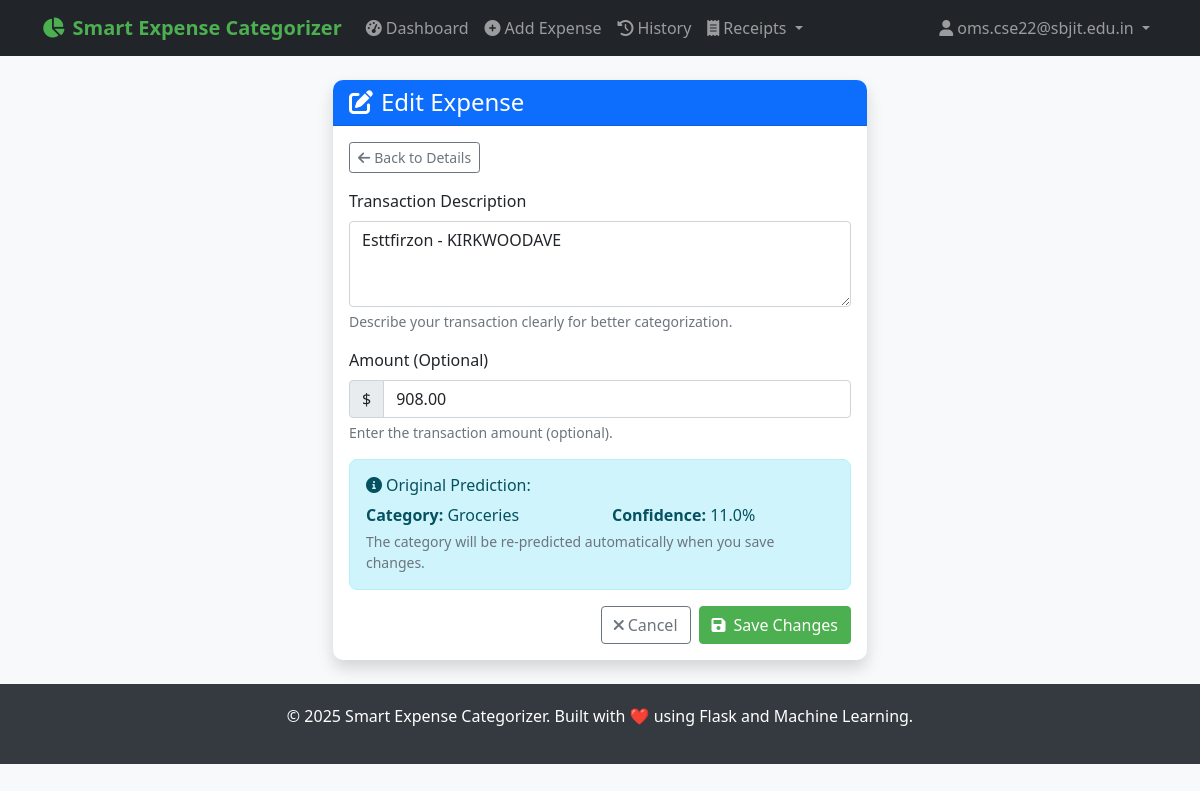
Before: /expense/0bc776e0-8fbe-4e10-9507-4b7341cbc1c1/edit (signed in) with the older database file.
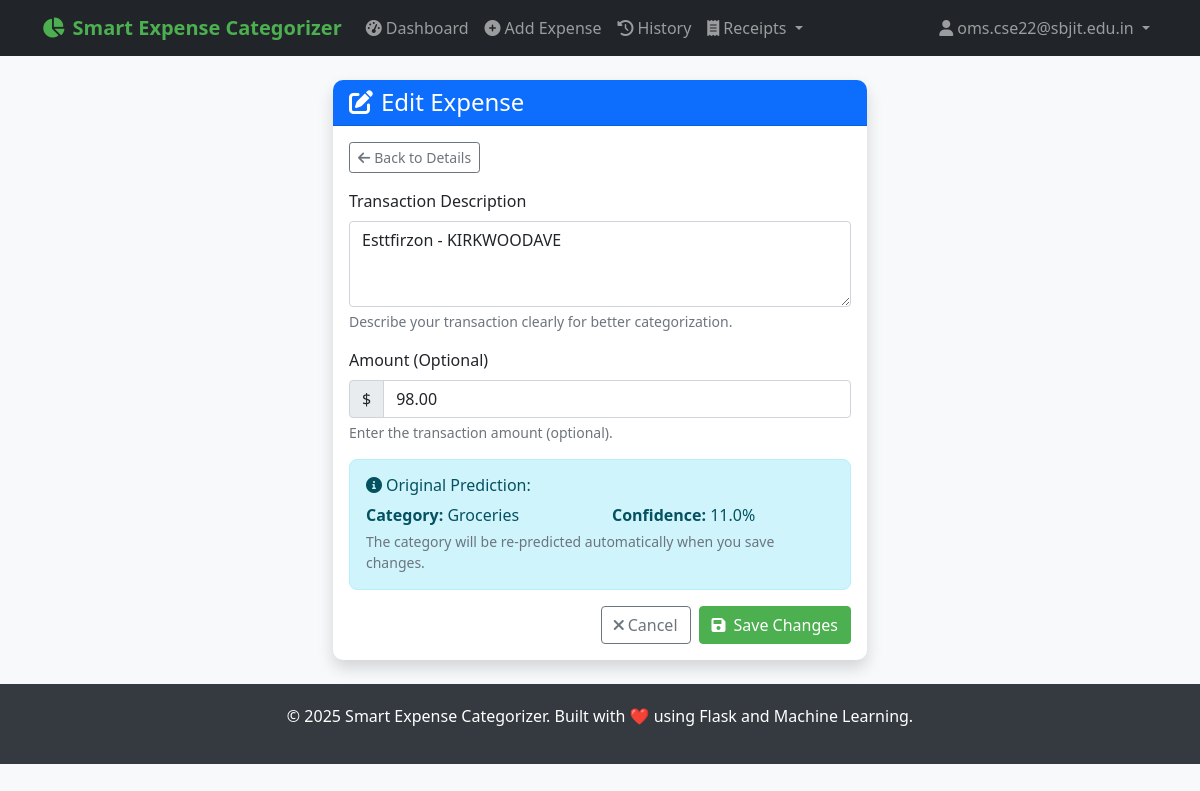
After: the same page with the newer database file.
### PYTHON/models.py (models this page shows, shortened)
class Expense(db.Model):
    __tablename__ = 'expenses'
    id = db.Column(db.String(36), primary_key=True, default=lambda: str(uuid.uuid4()))
    user_id = db.Column(db.String(36), db.ForeignKey('users.id'), nullable=False, index=True)
    description = db.Column(db.Text, nullable=False)
    amount = db.Column(db.Numeric(10, 2), nullable=True)
    predicted_category = db.Column(db.String(100), nullable=False, index=True)
    confidence_score = db.Column(db.Float, nullable=False)
    model_predictions = db.Column(db.JSON)  # Store individual model predictions
    created_at = db.Column(db.DateTime, default=datetime.utcnow, index=True)
    updated_at = db.Column(db.DateTime, default=datetime.utcnow, onupdate=datetime.utcnow)
    user_feedback = db.Column(db.String(100), nullable=True)  # User can correct the category
    is_correct = db.Column(db.Boolean, nullable=True)  # User can mark if prediction was correct
    source = db.Column(db.String(50), nullable=True, default='manual')  # 'manual', 'receipt_upload', 'api'
    expense_metadata = db.Column(db.JSON, nullable=True)  # Store receipt data, OCR confidence, etc.
    date = db.Column(db.DateTime, nullable=True)  # Expense date (can be different from created_at)

### PYTHON/routes.py (the view, shortened to what this page needs)
@main_bp.route('/expense/<expense_id>/edit', methods=['GET', 'POST'])
@login_required
def edit_expense(expense_id):
    expense = Expense.query.filter_by(id=expense_id, user_id=current_user.id).first_or_404()
    form = ExpenseForm()
    if request.method == 'GET':
        form.description.data = expense.description
        form.amount.data = expense.amount
    return render_template('edit_expense.html', form=form, expense=expense)

### PYTHON/forms.py
class ExpenseForm(FlaskForm):
    description = TextAreaField('Transaction Description', validators=[
        DataRequired(message='Description is required'),
        Length(min=3, max=500, message='Description must be between 3 and 500 characters')
    ], render_kw={
        'placeholder': 'e.g., Starbucks Coffee, Uber ride, Grocery shopping',
        'rows': 3
    })
    amount = DecimalField('Amount (Optional)', validators=[
        Optional(),
        NumberRange(min=0, message='Amount must be positive')
    ], places=2, render_kw={
        'placeholder': '0.00',
        'step': '0.01'
    })

### PYTHON/app.py (called while the page is built)
def init_extensions(app):
    db.init_app(app)
    login_manager = LoginManager()
    login_manager.init_app(app)
    login_manager.login_view = 'auth.login'
    login_manager.login_message = 'Please log in to access this page.'
    login_manager.login_message_category = 'info'
    login_manager.session_protection = 'strong'
    csrf = CSRFProtect()
    csrf.init_app(app)
    @login_manager.user_loader
    def load_user(user_id):
        try:
            return User.query.get(user_id)
        except Exception:
            return None

### PYTHON/templates/edit_expense.html (shortened to what this page needs)
{% extends "base.html" %}
{% block content %}
<div class="container mt-4">
    <div class="row justify-content-center">
        <div class="col-md-8 col-lg-6">
            <div class="card shadow">
                <div class="card-header bg-primary text-white">
                    <h4 class="mb-0">
                        <i class="fas fa-edit me-2"></i>Edit Expense
                    </h4>
                </div>
                <div class="card-body">
                    <div class="mb-3">
                        <a href="{{ url_for('main.expense_detail', expense_id=expense.id) }}" class="btn btn-outline-secondary btn-sm">
                            <i class="fas fa-arrow-left me-1"></i>Back to Details
                        </a>
                    </div>
                    <form method="POST">
                        <div class="mb-3">
                            {{ form.description.label(class="form-label") }}
                            {{ form.description(class="form-control" + (" is-invalid" if form.description.errors else "")) }}
                            <div class="form-text">
                                Describe your transaction clearly for better categorization.
                            </div>
                        </div>
                        <div class="mb-3">
                            {{ form.amount.label(class="form-label") }}
                            <div class="input-group">
                                <span class="input-group-text">$</span>
                                {{ form.amount(class="form-control" + (" is-invalid" if form.amount.errors else "")) }}
                            </div>
                            <div class="form-text">
                                Enter the transaction amount (optional).
                            </div>
                        </div>
                        <div class="alert alert-info">
                            <h6><i class="fas fa-info-circle me-1"></i>Original Prediction:</h6>
                            <div class="row">
                                <div class="col-md-6">
                                    <strong>Category:</strong> {{ expense.predicted_category or 'N/A' }}
                                </div>
                                <div class="col-md-6">
                                    <strong>Confidence:</strong>
                                    {% if expense.confidence_score %}
                                        {{ (expense.confidence_score * 100)|round }}%
                                    {% else %}
                                        N/A
                                    {% endif %}
                                </div>
                            </div>
                            <small class="text-muted mt-1 d-block">
                                The category will be re-predicted automatically when you save changes.
                            </small>
                        </div>
                        <div class="d-grid gap-2 d-md-flex justify-content-md-end">
                            <a href="{{ url_for('main.expense_detail', expense_id=expense.id) }}"
                               class="btn btn-outline-secondary">
                                <i class="fas fa-times me-1"></i>Cancel
                            </a>
                            <button type="submit" class="btn btn-primary">
                                <i class="fas fa-save me-2"></i>Save Changes
                            </button>
                        </div>
                    </form>
                </div>
            </div>
        </div>
    </div>
</div>
{% endblock %}

Changed rows visible on the page:
changed Expense "Groceries": amount "908.00" → "98.00"
